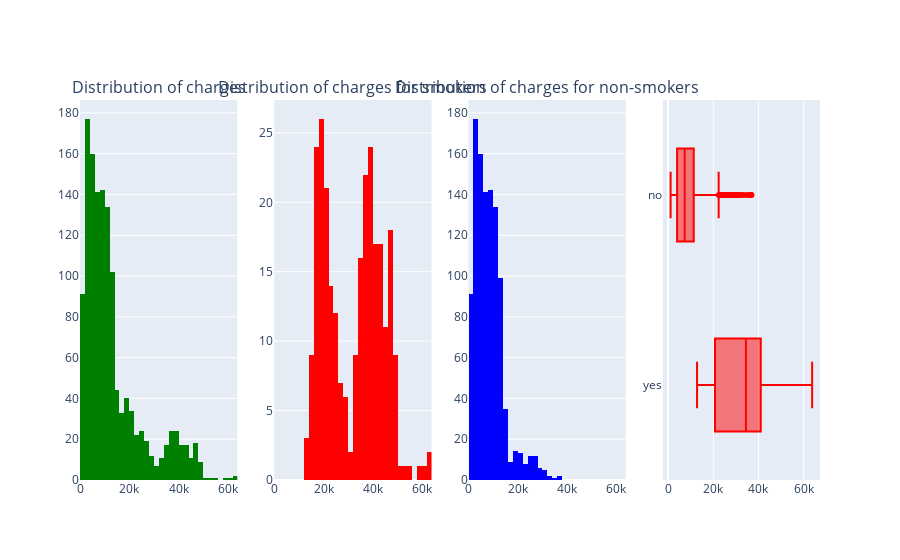

The cell this chart's notebook holds for it:
### Markdown cell above
Distribution of charges, with respect to smokers/non-smokers

### Code cell
fig = make_subplots(rows=1, cols=4, subplot_titles=('Distribution of charges', 'Distribution of charges for smokers', 'Distribution of charges for non-smokers'))
fig.add_trace(px.histogram(df, x='charges', nbins=50, color_discrete_sequence=['green']).data[0], row=1, col=1)
fig.add_trace(px.histogram(df[df['smoker'] == 'yes'], x='charges', nbins=50, color_discrete_sequence=['red']).data[0], row=1, col=2)
fig.add_trace(px.histogram(df[df['smoker'] == 'no'], x='charges', nbins=50, color_discrete_sequence=['blue']).data[0], row=1, col=3)
# add boxplots
fig.add_trace(px.box(df, y='smoker', x='charges', color_discrete_sequence=['red', 'blue']).data[0], row=1, col=4)
fig.update_layout(showlegend=False)
# x axes range from 0 to the highest charge
fig.update_xaxes(range=[0, df['charges'].max()], row=1, col=1)
fig.update_xaxes(range=[0, df['charges'].max()], row=1, col=2)
fig.update_xaxes(range=[0, df['charges'].max()], row=1, col=3)
fig.show()

### Figure 1 — Plotly figure (JSON) as saved in the notebook; plotly's stock layout.template omitted (floating-point values rounded to 4 significant figures; data arrays with more than 128 entries replaced by an {"elided": "..."} marker saying what was removed)
{"data": [{"alignmentgroup": "True", "bingroup": "x", "hovertemplate": "charges=%{x}<br>count=%{y}<extra></extra>", "legendgroup": "", "marker": {"color": "green", "pattern": {"shape": ""}}, "name": "", "nbinsx": 50, "offsetgroup": "", "orientation": "v", "showlegend": false, "type": "histogram", "x": {"elided": "1337 float values"}, "xaxis": "x", "yaxis": "y"}, {"alignmentgroup": "True", "bingroup": "x", "hovertemplate": "charges=%{x}<br>count=%{y}<extra></extra>", "legendgroup": "", "marker": {"color": "red", "pattern": {"shape": ""}}, "name": "", "nbinsx": 50, "offsetgroup": "", "orientation": "v", "showlegend": false, "type": "histogram", "x": {"elided": "274 float values"}, "xaxis": "x2", "yaxis": "y2"}, {"alignmentgroup": "True", "bingroup": "x", "hovertemplate": "charges=%{x}<br>count=%{y}<extra></extra>", "legendgroup": "", "marker": {"color": "blue", "pattern": {"shape": ""}}, "name": "", "nbinsx": 50, "offsetgroup": "", "orientation": "v", "showlegend": false, "type": "histogram", "x": {"elided": "1063 float values"}, "xaxis": "x3", "yaxis": "y3"}, {"alignmentgroup": "True", "hovertemplate": "charges=%{x}<br>smoker=%{y}<extra></extra>", "legendgroup": "", "marker": {"color": "red"}, "name": "", "notched": false, "offsetgroup": "", "orientation": "h", "showlegend": false, "type": "box", "x": {"elided": "1337 float values"}, "x0": " ", "xaxis": "x4", "y": {"elided": "1337 str values"}, "y0": " ", "yaxis": "y4"}], "layout": {"annotations": [{"font": {"size": 16}, "showarrow": false, "text": "Distribution of charges", "x": 0.1062, "xanchor": "center", "xref": "paper", "y": 1, "yanchor": "bottom", "yref": "paper"}, {"font": {"size": 16}, "showarrow": false, "text": "Distribution of charges for smokers", "x": 0.3688, "xanchor": "center", "xref": "paper", "y": 1, "yanchor": "bottom", "yref": "paper"}, {"font": {"size": 16}, "showarrow": false, "text": "Distribution of charges for non-smokers", "x": 0.6313, "xanchor": "center", "xref": "paper", "y": 1, "yanchor": "bottom", "yref": "paper"}], "showlegend": false, "xaxis": {"anchor": "y", "domain": [0, 0.2125], "range": [0, 63770.0]}, "xaxis2": {"anchor": "y2", "domain": [0.2625, 0.475], "range": [0, 63770.0]}, "xaxis3": {"anchor": "y3", "domain": [0.525, 0.7375], "range": [0, 63770.0]}, "xaxis4": {"anchor": "y4", "domain": [0.7875, 1]}, "yaxis": {"anchor": "x", "domain": [0, 1]}, "yaxis2": {"anchor": "x2", "domain": [0, 1]}, "yaxis3": {"anchor": "x3", "domain": [0, 1]}, "yaxis4": {"anchor": "x4", "domain": [0, 1]}}}
